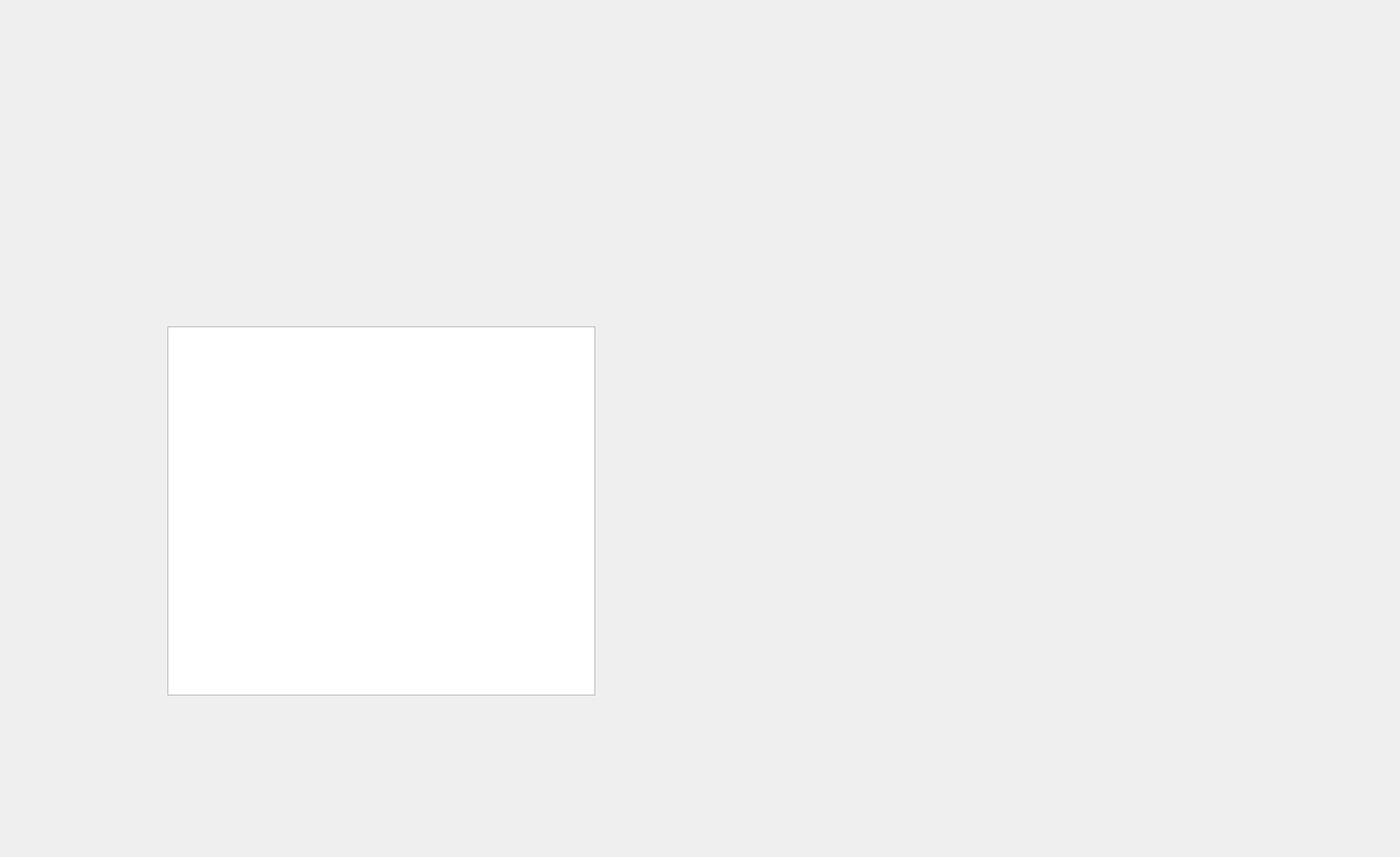
<?xml version="1.0" encoding="UTF-8"?>
<ui version="4.0">
 <class>Form</class>
 <widget class="QWidget" name="Form">
  <property name="geometry">
   <rect>
    <x>0</x>
    <y>0</y>
    <width>1672</width>
    <height>1024</height>
   </rect>
  </property>
  <property name="windowTitle">
   <string>Form</string>
  </property>
  <widget class="QLabel" name="label_3">
   <property name="geometry">
    <rect>
     <x>80</x>
     <y>60</y>
     <width>1511</width>
     <height>901</height>
    </rect>
   </property>
   <property name="styleSheet">
    <string notr="true">font-family:微软雅黑;
font-family:14px;
color:white;</string>
   </property>
   <property name="text">
    <string/>
   </property>
   <property name="pixmap">
    <pixmap>C:/Users/数码刺客/Downloads/demophoto.webp</pixmap>
   </property>
   <property name="scaledContents">
    <bool>true</bool>
   </property>
  </widget>
  <widget class="QTextEdit" name="textEdit">
   <property name="geometry">
    <rect>
     <x>200</x>
     <y>390</y>
     <width>511</width>
     <height>441</height>
    </rect>
   </property>
   <property name="readOnly">
    <bool>true</bool>
   </property>
  </widget>
 </widget>
 <resources/>
 <connections/>
</ui>
